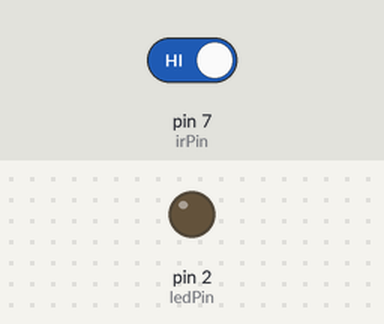
The sketch below on a simulated Arduino Uno, built with avr-gcc and run on an emulated ATmega328P. Shown: output pins drawn as LEDs (lit = HIGH). Inputs (shaded band) come from the test bench; at power-on: pin 7 (irPin) HIGH.

Above: at 1.2 s.
1.3 s: pin 7 (irPin) driven LOW
At 2.5 s:
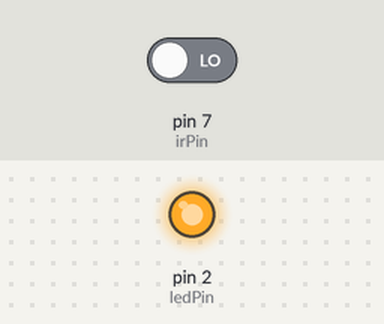
2.8 s: pin 7 (irPin) driven HIGH
At 3.7 s:
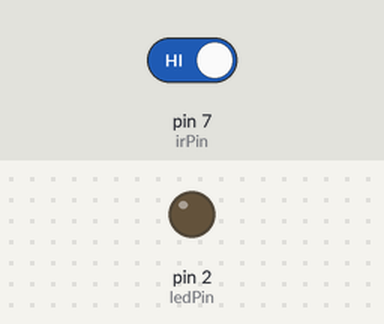
Timing chart, 0 to 5.8 s (numbered marks = the images above; inputs shaded):
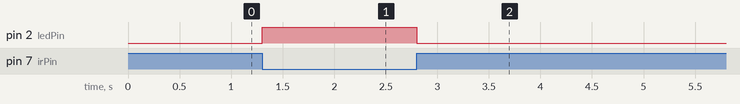

The sketch:

irSensor.ino
```cpp
int irPin = 7;
int ledPin = 2;

void setup() {
  pinMode(irPin, INPUT);
  pinMode(ledPin, OUTPUT);
}

void loop() {
  if (digitalRead(irPin) == LOW) {
    digitalWrite(ledPin, HIGH);  // Object detected
  } else {
    digitalWrite(ledPin, LOW);   // No object
  }
}
```

Measured:
- after the input at 1.3 s, pin 2 (ledPin): LOW → HIGH at once
- after the input at 2.8 s, pin 2 (ledPin): HIGH → LOW at once
